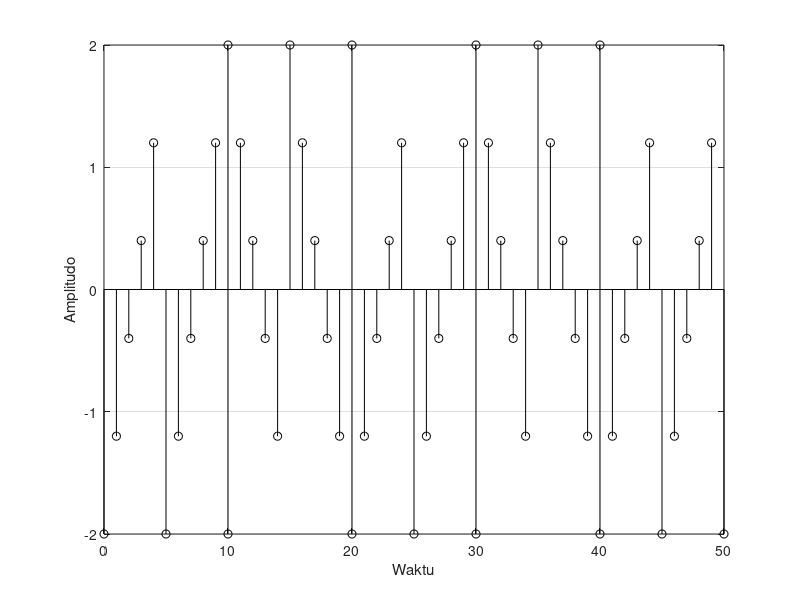

The MATLAB script that drew this image:
n1 = 0:10;
f1 = 1/5;
amp1 = 2;
swt1 = 2*pi*f1*n1;
y1 = amp1 * sawtooth(swt1);

n2 = 10:20;
f2 = 1/5;
amp2 = 2;
swt2 = 2*pi*f2*n2;
y2 = -amp2 * sawtooth(swt2);

n3 = 20:30;
f3 = 1/5;
amp3 = 2;
swt3 = 2*pi*f3*n3;
y3 = amp3 * sawtooth(swt3);

n4 = 30:40;
f4 = 1/5;
amp4 = 2;
swt4 = 2*pi*f4*n4;
y4 = -amp4 * sawtooth(swt4);

n5 = 40:50;
f5 = 1/5;
amp5 = 2;
swt5 = 2*pi*f5*n5;
y5 = amp5 * sawtooth(swt5);

stem(n1, y1, 'bk');
hold on
stem(n2, y2, 'bk');
hold on
stem(n3, y3, 'bk');
hold on
stem(n4, y4, 'bk');
hold on
stem(n5, y5, 'bk');

xlabel('Waktu');
ylabel('Amplitudo');
grid;
